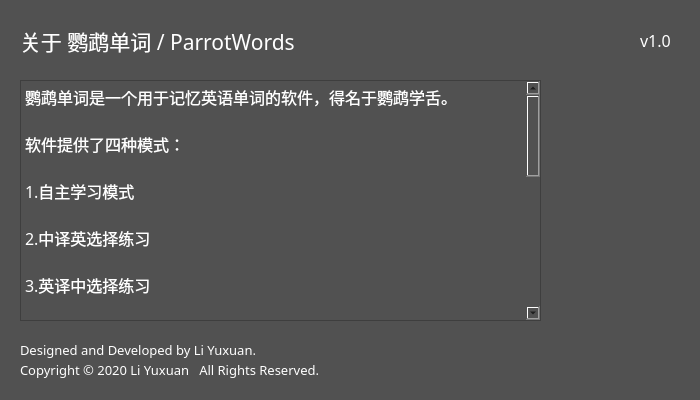
<?xml version="1.0" encoding="UTF-8"?>
<ui version="4.0">
 <class>About</class>
 <widget class="QDialog" name="About">
  <property name="geometry">
   <rect>
    <x>0</x>
    <y>0</y>
    <width>700</width>
    <height>400</height>
   </rect>
  </property>
  <property name="windowTitle">
   <string>关于</string>
  </property>
  <property name="styleSheet">
   <string notr="true">background-color: rgb(81, 81, 81);</string>
  </property>
  <widget class="QLabel" name="labelExtraInfo2">
   <property name="geometry">
    <rect>
     <x>20</x>
     <y>360</y>
     <width>401</width>
     <height>20</height>
    </rect>
   </property>
   <property name="font">
    <font>
     <family>等线</family>
     <pointsize>10</pointsize>
    </font>
   </property>
   <property name="styleSheet">
    <string notr="true">color: rgb(255, 255, 255);</string>
   </property>
   <property name="text">
    <string>Copyright © 2020 Li Yuxuan   All Rights Reserved.</string>
   </property>
  </widget>
  <widget class="QLabel" name="labelProjectIcon">
   <property name="geometry">
    <rect>
     <x>590</x>
     <y>297</y>
     <width>81</width>
     <height>81</height>
    </rect>
   </property>
   <property name="font">
    <font>
     <family>等线</family>
     <pointsize>10</pointsize>
    </font>
   </property>
   <property name="styleSheet">
    <string notr="true">image: url(:/PNG/Icon/ParrotWords.png);</string>
   </property>
   <property name="text">
    <string/>
   </property>
  </widget>
  <widget class="QLabel" name="labelVersion">
   <property name="geometry">
    <rect>
     <x>640</x>
     <y>25</y>
     <width>41</width>
     <height>31</height>
    </rect>
   </property>
   <property name="font">
    <font>
     <family>等线</family>
     <pointsize>12</pointsize>
    </font>
   </property>
   <property name="styleSheet">
    <string notr="true">color: rgb(255, 255, 255);</string>
   </property>
   <property name="text">
    <string>v1.0</string>
   </property>
  </widget>
  <widget class="QPlainTextEdit" name="plainTextEdit">
   <property name="geometry">
    <rect>
     <x>20</x>
     <y>80</y>
     <width>521</width>
     <height>241</height>
    </rect>
   </property>
   <property name="font">
    <font>
     <family>等线</family>
     <pointsize>12</pointsize>
    </font>
   </property>
   <property name="styleSheet">
    <string notr="true">color: rgb(255, 255, 255);
border-color: rgb(64, 66, 68);</string>
   </property>
   <property name="readOnly">
    <bool>true</bool>
   </property>
   <property name="plainText">
    <string>鹦鹉单词是一个用于记忆英语单词的软件，得名于鹦鹉学舌。

软件提供了四种模式：

1.自主学习模式

2.中译英选择练习

3.英译中选择练习

4.英译中拼写练习

软件可以通过数据写入功能创建词库，所创建的词库不依赖于软件，而是以独立的JSON文件保存，灵活性强，易于修改。

该项目在Github上开源：https://github.com/liyuxuan2003/ParrotWords

------------------------

我的个人网站：     http://lyx.xnwy.org

我的Github主页： https://github.com/liyuxuan2003
</string>
   </property>
   <property name="textInteractionFlags">
    <set>Qt::TextSelectableByMouse</set>
   </property>
  </widget>
  <widget class="QLabel" name="labelExtraInfo1">
   <property name="geometry">
    <rect>
     <x>20</x>
     <y>340</y>
     <width>401</width>
     <height>20</height>
    </rect>
   </property>
   <property name="font">
    <font>
     <family>等线</family>
     <pointsize>10</pointsize>
    </font>
   </property>
   <property name="styleSheet">
    <string notr="true">color: rgb(255, 255, 255);</string>
   </property>
   <property name="text">
    <string>Designed and Developed by Li Yuxuan.</string>
   </property>
  </widget>
  <widget class="QLabel" name="label">
   <property name="geometry">
    <rect>
     <x>20</x>
     <y>15</y>
     <width>331</width>
     <height>51</height>
    </rect>
   </property>
   <property name="font">
    <font>
     <family>等线</family>
     <pointsize>16</pointsize>
    </font>
   </property>
   <property name="styleSheet">
    <string notr="true">color: rgb(255, 255, 255);</string>
   </property>
   <property name="text">
    <string>关于 鹦鹉单词 / ParrotWords</string>
   </property>
  </widget>
 </widget>
 <resources/>
 <connections/>
</ui>
